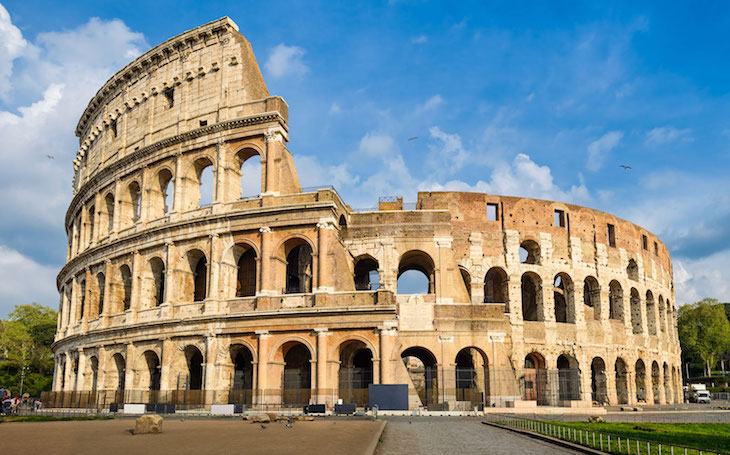
#> input picture images/colosseum1.jpg, 730 x 455 px
$ jupyter execute matching_consistency.ipynb
#> lines starting #> are read from the running program, lines starting #| are printed output that depends on the picture
# Consistency tests for descriptors matching

<p>This notebook demostrates four consistency tests that improve descriptors matching

<small>Author: Fernando Carlos López Hernández</small>

[cell 1]
import cv2
import numpy as np
import matplotlib.pyplot as plt

im1 = cv2.imread('images/colosseum1.jpg')
#> im1 is the input picture: shape (455, 730, 3); mean B, G, R 140.8, 143, 133.5
im2 = cv2.imread('images/colosseum2.jpg')
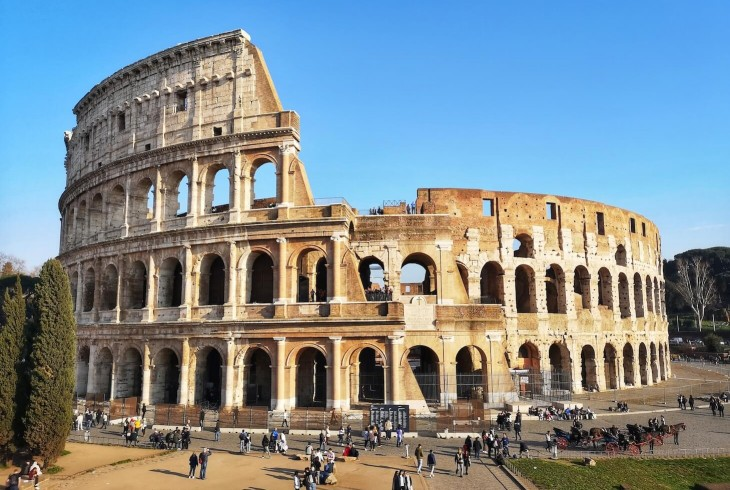
#> input picture images/colosseum2.jpg, 730 x 490 px
#> im2 is the input picture: shape (490, 730, 3); mean B, G, R 146.8, 140.7, 126.9

First we compute the SIFT descriptors and perform simple brute force matching

[cell 2]
# Compute the SIFT descriptors
nfeatures = 100
orb = cv2.ORB_create(nfeatures)
mask = None
keypoints1, descriptors1 = orb.detectAndCompute(im1, mask)
#> keypoints1 = 100 keypoints; strongest (x, y, size): (311, 291, 31), (310, 290, 37.2), (655, 361, 31), (648, 290, 37.2)
keypoints2, descriptors2 = orb.detectAndCompute(im2, mask)
#> keypoints2 = 100 keypoints; strongest (x, y, size): (514, 253, 37.2), (514, 255, 31), (491, 439, 31), (636, 274, 37.2)

# Simple BF match
bf_matcher = cv2.BFMatcher(cv2.DESCRIPTOR_MATCHER_BRUTEFORCE_HAMMING)
matches = bf_matcher.match(descriptors1, descriptors2)
#> matches = 100 matches
# Create the matching image
im_matches = cv2.drawMatches(im1, keypoints1, im2, keypoints2, matches, outImg=None, flags=cv2.DRAW_MATCHES_FLAGS_NOT_DRAW_SINGLE_POINTS)
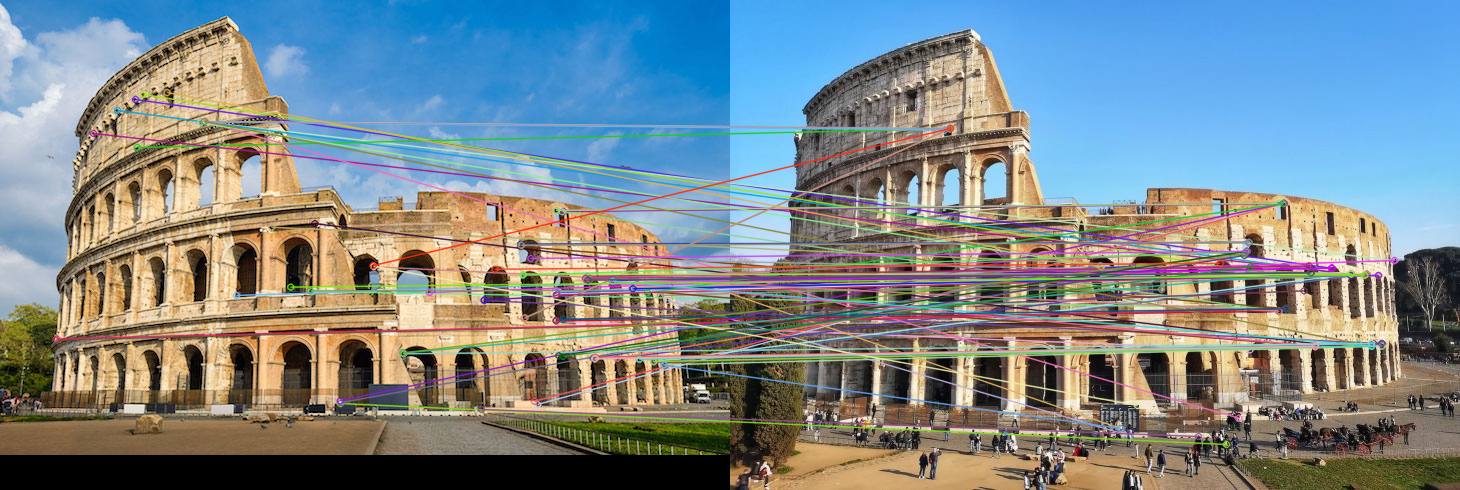
#> im_matches: shape (490, 1460, 3); mean B, G, R 140.4, 136.8, 125.2
im_matches= cv2.cvtColor(im_matches, cv2.COLOR_BGR2RGB)

Then, in order to study the keypoints matching improvement we apply 3 consistency tests:
<ol><li>Cross checking</li>
<li>Distance thresholding</li>
<li>Ratio test</li>
</ol>

[cell 3]
# Cross-checking
bf_matcher = cv2.BFMatcher(cv2.DESCRIPTOR_MATCHER_BRUTEFORCE_HAMMING, crossCheck = True)
cross_matches = bf_matcher.match(descriptors1, descriptors2)
#> cross_matches = 43 matches
# Create the matching image
im_cross_matches = cv2.drawMatches(im1, keypoints1, im2, keypoints2, cross_matches, outImg=None, flags=cv2.DRAW_MATCHES_FLAGS_NOT_DRAW_SINGLE_POINTS)
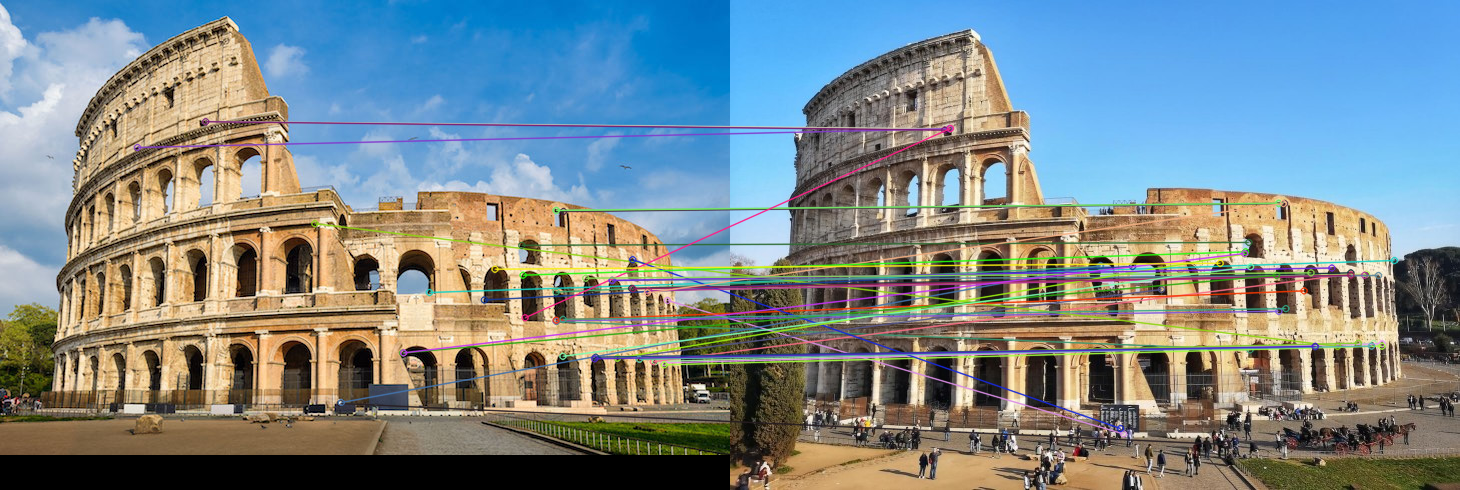
#> im_cross_matches: shape (490, 1460, 3); mean B, G, R 139.4, 136.9, 124.5
im_cross_matches= cv2.cvtColor(im_cross_matches, cv2.COLOR_BGR2RGB)

# Distance thresholding
max_dist = 300
threshold_matches = [m for m in matches if m.distance <= max_dist]
#> threshold_matches = 11 matches
# Create the matching image
im_threshold_matches = cv2.drawMatches(im1, keypoints1, im2, keypoints2, threshold_matches, outImg=None, flags=cv2.DRAW_MATCHES_FLAGS_NOT_DRAW_SINGLE_POINTS)
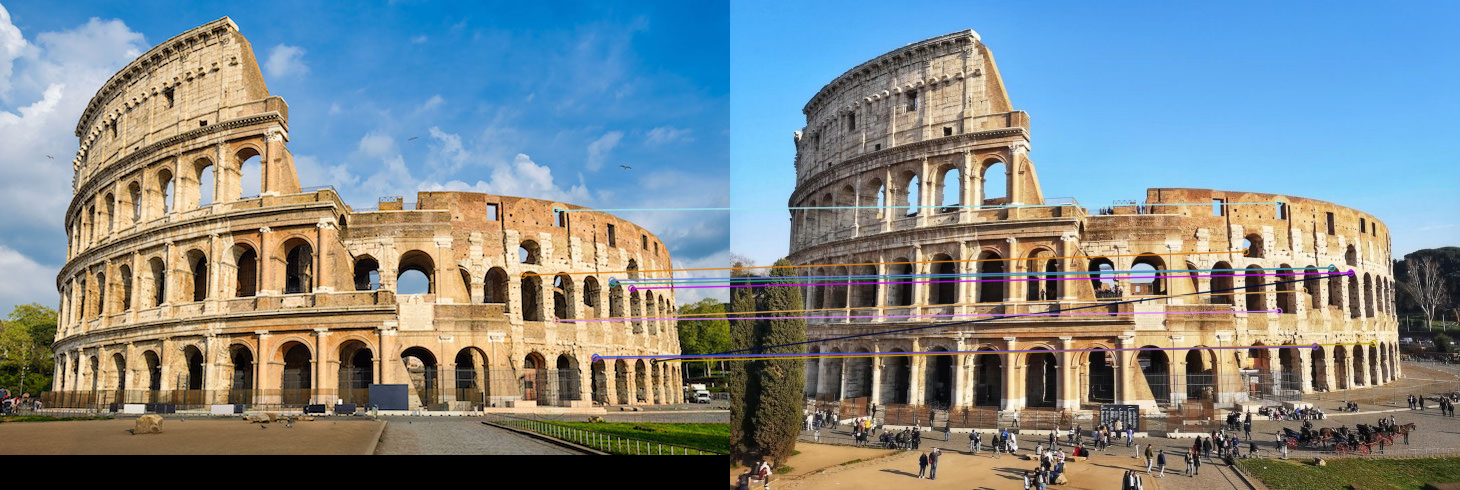
#> im_threshold_matches: shape (490, 1460, 3); mean B, G, R 139.5, 136.7, 125.5
im_threshold_matches= cv2.cvtColor(im_threshold_matches, cv2.COLOR_BGR2RGB)

# Ratio test
ratio = 0.7
bf_matcher = cv2.BFMatcher(cv2.DESCRIPTOR_MATCHER_BRUTEFORCE_HAMMING, crossCheck = False)
pairs_of_matches = bf_matcher.knnMatch(descriptors1, descriptors2, k=2)
#> pairs_of_matches = 100 matches
ratio_matches = [pair[0] for pair in pairs_of_matches if len(pair) > 1 and pair[0].distance < ratio * pair[1].distance]
#> ratio_matches = 5 matches

# Create the matching image
im_ratio_matches = cv2.drawMatches(im1, keypoints1, im2, keypoints2, ratio_matches, outImg=None, flags=cv2.DRAW_MATCHES_FLAGS_NOT_DRAW_SINGLE_POINTS)
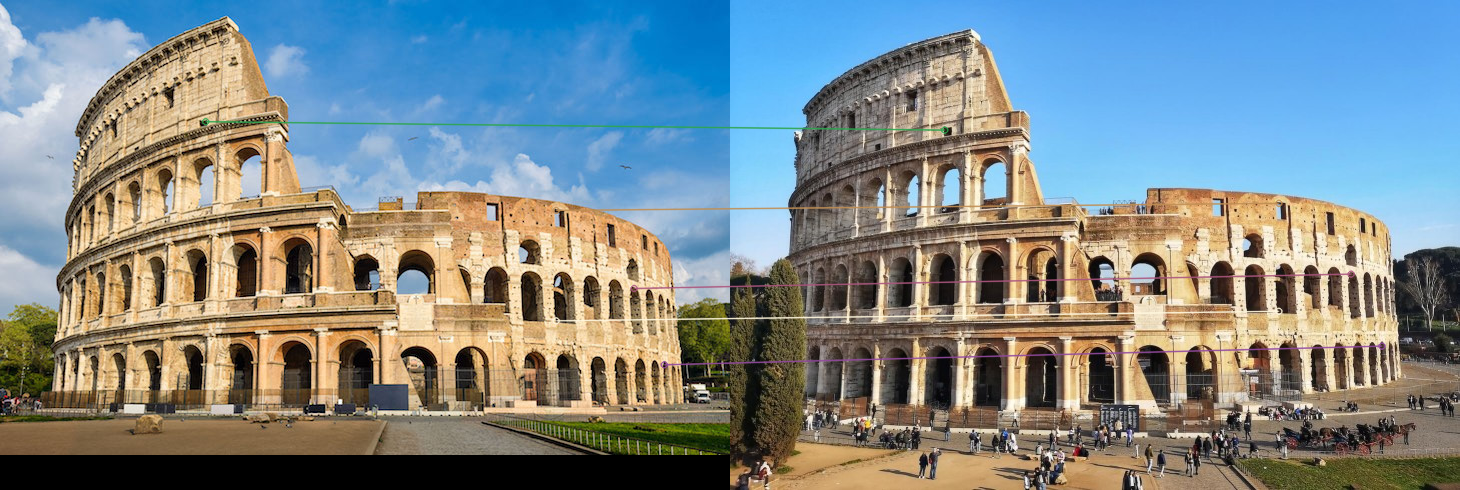
#> im_ratio_matches: shape (490, 1460, 3); mean B, G, R 138.8, 136.8, 125.6
im_ratio_matches= cv2.cvtColor(im_ratio_matches, cv2.COLOR_BGR2RGB)

Finally, we show the results

[cell 4]
fig, axes = plt.subplots(2,2, figsize = (15, 8))
axes[0,0].imshow(im_matches); axes[0,0].set_xlabel('BF match')
axes[0,1].imshow(im_cross_matches); axes[0,1].set_xlabel('Cross-checking')
axes[1,0].imshow(im_threshold_matches); axes[1,0].set_xlabel('Distance thresholding')
axes[1,1].imshow(im_ratio_matches); axes[1,1].set_xlabel('Ratio test')
for ax in fig.axes:
    ax.axes.xaxis.set_ticks([])
    ax.axes.yaxis.set_ticks([])
plt.tight_layout()
plt.show()
